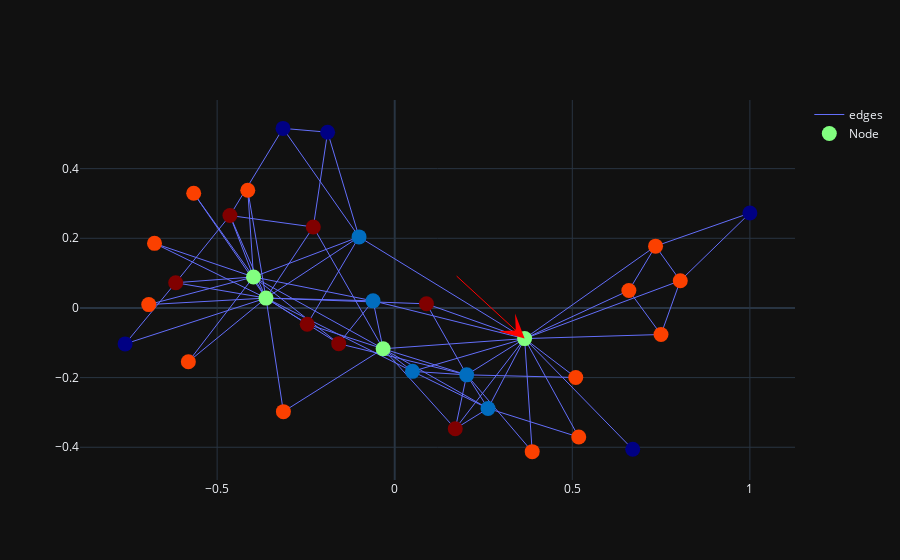

Notebook code for this chart:
### Markdown cell above
# Clustoring on a list of rdds obtained from single root node (target_node = 1) to all others

### Code cell
%%timeit -n1 -r1
df = RDD.get_rdds_for_visuals_vector(target_G, target_node, [measures.global_graph_degree], target_rad)
df = other_sims.k_means(df, [measures.global_graph_degree], target_clusters)
fig = visualize.visualize_rdd_vector_kmeans(target_G, target_node, target_rad, [measure_list], pos, target_clusters)
fig.show()
df = df.sort_values('cluster')
#print(df)

clusters = df_to_cluster_list(df)
result = nx.algorithms.community.modularity(target_G, clusters)
print(result)

### Figure 1 — Plotly figure (JSON) as saved in the notebook; plotly's stock layout.template omitted (floating-point values rounded to 4 significant figures; data arrays with more than 128 entries replaced by an {"elided": "..."} marker saying what was removed)
{"data": [{"line": {"width": 1}, "marker": {"color": [2, 1, 2, 1, 3, 3, 3, 4, 1, 3, 3, 0, 3, 1, 3, 3, 0, 3, 3, 4, 3, 3, 3, 4, 0, 0, 0, 4, 4, 4, 4, 1, 2, 2], "colorscale": [[0, "rgb(0,0,131)"], [0.2, "rgb(0,60,170)"], [0.4, "rgb(5,255,255)"], [0.6, "rgb(255,255,0)"], [0.8, "rgb(250,0,0)"], [1, "rgb(128,0,0)"]], "size": 15}, "mode": "lines", "name": "edges", "type": "scatter", "uid": "ac10a763-33ea-4a43-a58e-0d4350042589", "x": {"elided": "234 float values"}, "y": {"elided": "234 float values"}}, {"customdata": {"elided": "34x8 float values"}, "hovertemplate": "node_name: %{customdata[0]} <br> radius: %{customdata[1]} <br> degree: %{customdata[2]} <br> global_graph_degree: %{customdata[3]} <br> normalized_rdd: %{customdata[4]} <br> cluster: %{customdata[5]} <br> nodes_x: %{customdata[6]} <br> nodes_y: %{customdata[7]} <br> ", "marker": {"color": [2, 1, 2, 1, 3, 3, 3, 4, 1, 3, 3, 0, 3, 1, 3, 3, 0, 3, 3, 4, 3, 3, 3, 4, 0, 0, 0, 4, 4, 4, 4, 1, 2, 2], "colorscale": [[0, "rgb(0,0,131)"], [0.2, "rgb(0,60,170)"], [0.4, "rgb(5,255,255)"], [0.6, "rgb(255,255,0)"], [0.8, "rgb(250,0,0)"], [1, "rgb(128,0,0)"]], "size": 15}, "mode": "markers", "name": "Node", "text": [1, 2, 3, 4, 5, 6, 7, 8, 9, 10, 11, 12, 13, 14, 15, 16, 17, 18, 19, 20, 21, 22, 23, 24, 25, 26, 27, 28, 29, 30, 31, 32, 33, 34], "type": "scatter", "uid": "956f1c3a-890c-4631-b396-3bf9efca93cd", "x": [0.3658, 0.2027, -0.03263, 0.2628, 0.6593, 0.804, 0.7344, 0.1705, -0.06103, -0.3134, 0.7498, 0.6701, 0.5182, 0.04995, -0.566, -0.581, 1, 0.3871, -0.4137, 0.08941, -0.6764, 0.5097, -0.6926, -0.4639, -0.189, -0.3145, -0.7591, -0.2292, -0.2464, -0.6167, -0.1577, -0.1005, -0.3975, -0.3625], "y": [-0.08803, -0.192, -0.1172, -0.2885, 0.05006, 0.07827, 0.1774, -0.3469, 0.02043, -0.2978, -0.0762, -0.4058, -0.3707, -0.1821, 0.3291, -0.1547, 0.2724, -0.4125, 0.3381, 0.01185, 0.1854, -0.1997, 0.009669, 0.2654, 0.5046, 0.5156, -0.1033, 0.2324, -0.0466, 0.07238, -0.1025, 0.204, 0.08901, 0.02834]}], "layout": {"annotations": [{"arrowcolor": "red", "arrowhead": 3, "arrowsize": 4, "axref": "x", "ayref": "y", "showarrow": true, "x": 0.3658, "y": -0.08803}], "dragmode": "pan"}}
